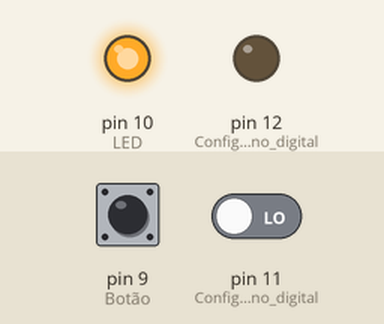
This sketch was run on a simulated Arduino Uno, built with avr-gcc and run on an emulated ATmega328P. On the bench: output pins drawn as LEDs (lit = HIGH). Inputs (shaded band) come from the test bench; at power-on: pin 9 (Botão) LOW, pin 11 (Configura_o_pino_digital) LOW.

Above: at 1.2 s.
1.3 s: pin 9 (Botão) pulled HIGH for 0.15 s
At 1.37 s:
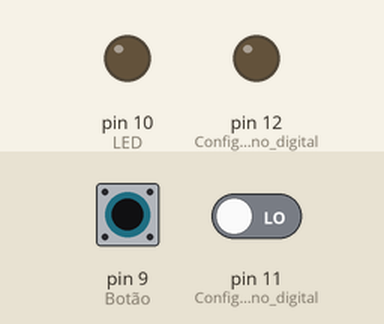
2.9 s: pin 11 (Configura_o_pino_digital) driven HIGH
At 3.6 s:
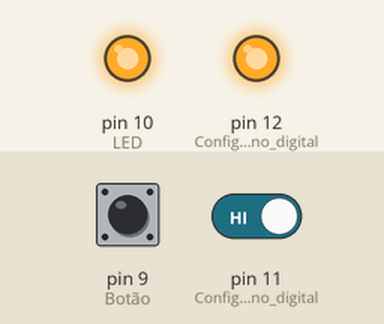
4.4 s: pin 9 (Botão) pulled HIGH for 1 s
At 4.7 s:
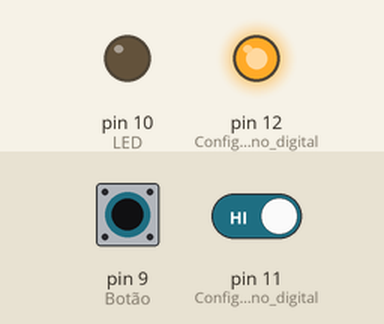
6.9 s: pin 9 (Botão) pulled HIGH for 3.2 s
At 11.3 s:
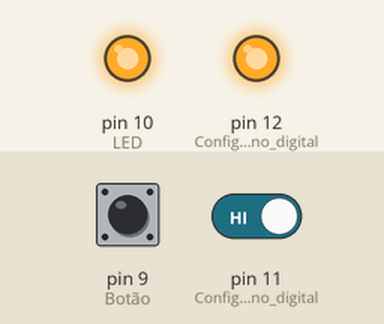
11.6 s: pin 11 (Configura_o_pino_digital) driven LOW
At 12.6 s:
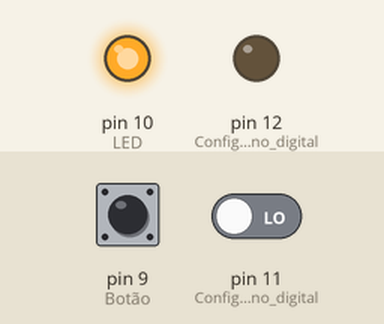
Timing chart, 0 to 14.1 s (numbered marks = the images above; inputs shaded):
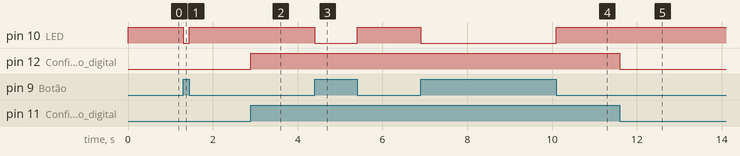

The sketch:

turning_off_a_LED.ino
```cpp
void setup() {
  pinMode(12, OUTPUT); //Configura o pino digital 12 (LED) como saída de dados.
  pinMode(11, INPUT); //Configura o pino digital 11 (Botão) como entrada de dados.
  pinMode(10, OUTPUT); //LED
  pinMode(9, INPUT); //Botão
}
void loop() {
  if (digitalRead(11) == HIGH){
    digitalWrite(12, HIGH);
  }
  else {
    digitalWrite(12, LOW);
  }
  if (digitalRead(9) == HIGH) {
    digitalWrite(10, LOW);
  }
  else {
    digitalWrite(10, HIGH);
  }
}
```

Measured:
- after the input at 1.3 s, pin 10 (LED): HIGH → LOW at once, → HIGH 0.15 s later
- after the input at 2.9 s, pin 12 (Configura_o_pino_digital): LOW → HIGH at once
- after the input at 4.4 s, pin 10 (LED): HIGH → LOW at once, → HIGH 1.0 s later
- after the input at 6.9 s, pin 10 (LED): HIGH → LOW at once, → HIGH 3.2 s later
- after the input at 11.6 s, pin 12 (Configura_o_pino_digital): HIGH → LOW at once
